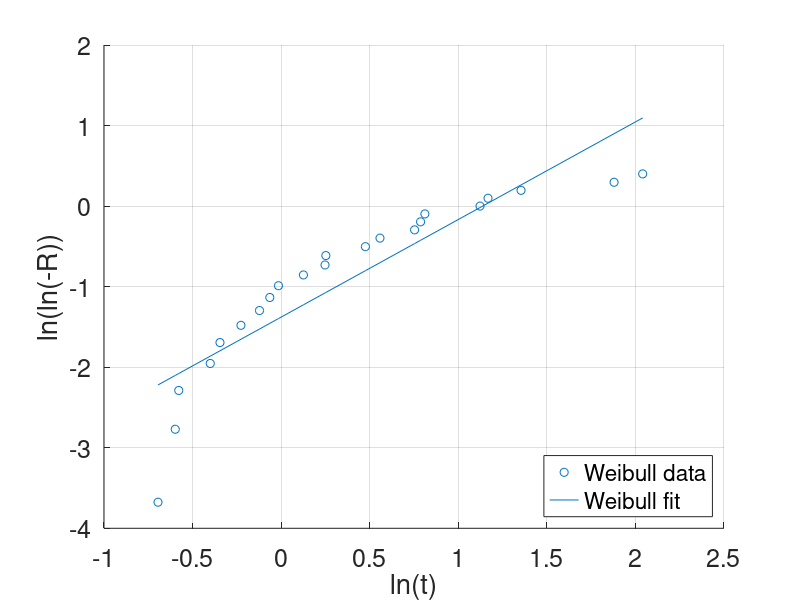
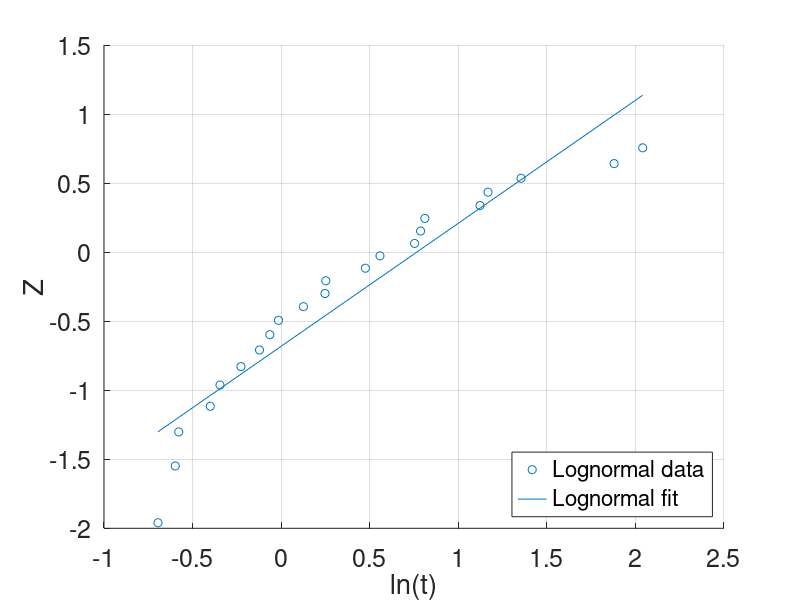

MATLAB code for these plots, in order:
% ------------------ Weibul Fit ---------------------
pkg load statistics

n = 27;
i = 1:22;
t = [ 0.499,0.55,0.561,0.6702,0.708,0.797,0.885,0.938,0.985,1.134,1.281,...
      1.287,1.609,1.747,2.124,2.197,2.251,3.073,3.215,3.874,6.55,7.698 ];
%t = [ 18.948,4.803,18.819,0.842,0.549 ];
t = sort(t);
% Median Ranking
F = (i - 0.3)/(n + 1);
R = 1 - F;

X = log(t);
Y = log(-log(R));

% Weibull Distribution
wblfit = polyfit(X,Y,1);
beta = wblfit(1);
eta = exp(-wblfit(2)/beta); %Time by which 63.2% of samples have failed

% Plotting
figure (1);
set(gca, 'Fontsize', 18)
grid on
hold on
scatter (X,Y);
plot(X, wblfit(1)*X + wblfit(2));
xlabel('ln(t)');
ylabel('ln(ln(-R))');
legend({'Weibull data','Weibull fit'}, 'Location', 'SouthEast');
hold off

%%----------------------------------------------------------------------
% Lognormal Distribution
yln = norminv(F);
lnfit = polyfit(X,yln,1);
sigma = 1/lnfit(1);
mu = -lnfit(2)*sigma;

mttf = exp(mu + (sigma^2)/2);

figure (2);
set(gca, 'Fontsize', 18)
grid on
hold on
scatter (X,yln);
plot(X, lnfit(1)*X + lnfit(2));
xlabel('ln(t)');
ylabel('Z');
legend({'Lognormal data','Lognormal fit'}, 'Location', 'SouthEast');
hold off

%%----------Goodness of fit test-----------
% K-S Test
F_predicted = normcdf(X,mu,sigma);

CDF_diff = abs(F - F_predicted);
CDF_diff_max = max(CDF_diff);

% Chi-square
X_predicted = yln * sigma + mu;
t_predicted = exp(X_predicted);

chi_sq_all = ((t_predicted - t).^2)./t_predicted;
chi_sq = sum(chi_sq_all);


